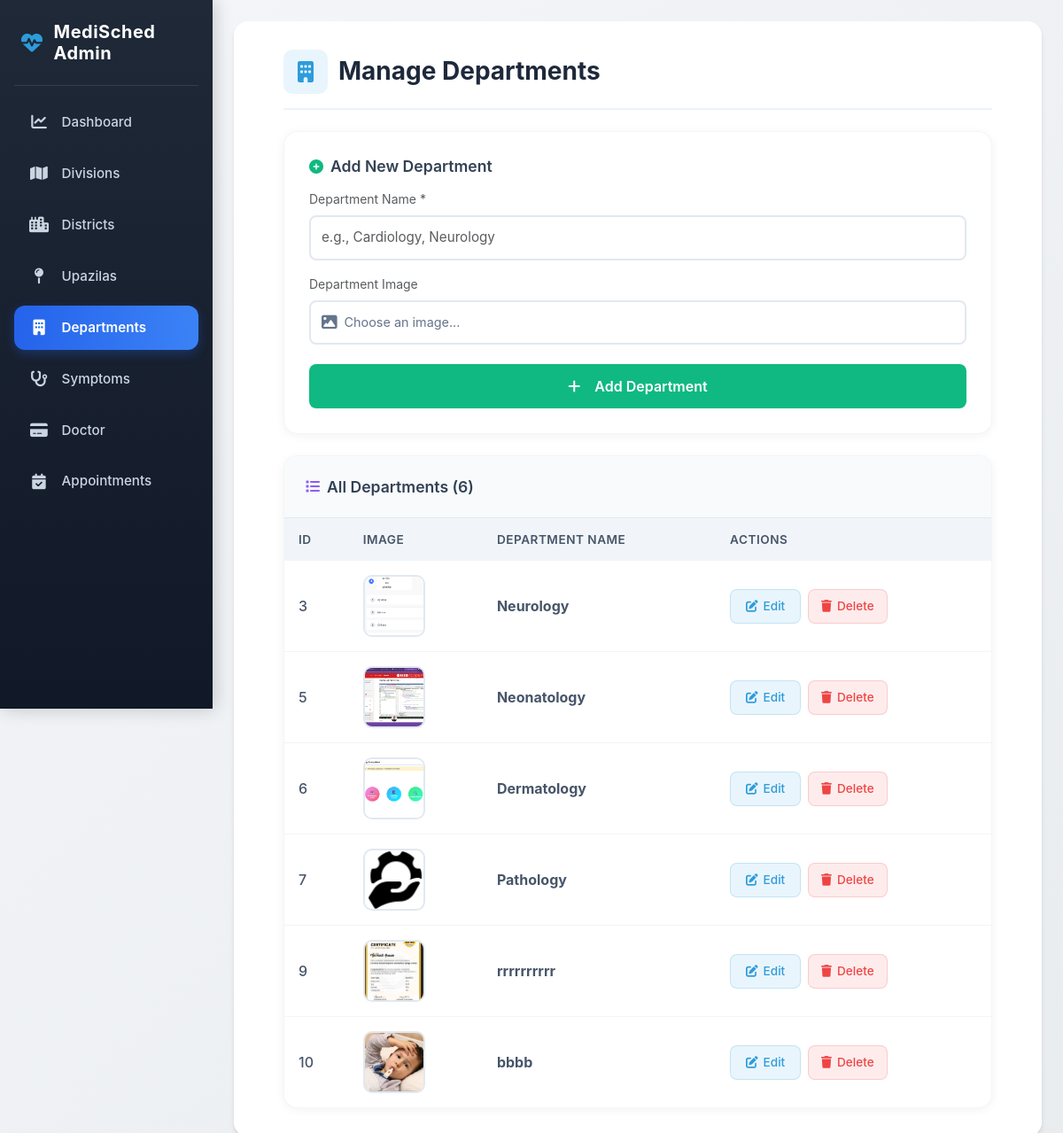
/adminapp/departments/, run on the app's committed database.
### adminapp/models.py (models this page shows, shortened)
class Department(models.Model):
    department_name = models.CharField(max_length=100, unique=True)
    department_image = models.ImageField(upload_to='department/',  blank=True, null=True)

### adminapp/views.py (the view)
# urls.py: path('departments/', views.department_list, name='department_list'),
def department_list(request):
    departments = Department.objects.all()
    return render(request, 'adminapp/department_list.html', {'departments': departments})

### adminapp/templates/adminapp/department_list.html (shortened to what this page needs)
{% extends 'adminapp/base_admin.html' %}
{% load static %}
{% block content %}
<div class="container-fluid">
  <div class="management-header">
    <h3>
      <i class="fa-solid fa-building"></i>
      Manage Departments
    </h3>
  </div>
  <div class="form-card">
    <h5><i class="fa-solid fa-circle-plus"></i> Add New Department</h5>
    <form method="POST" action="{% url 'add_department' %}" enctype="multipart/form-data">
      <div class="form-row-mobile">
        <div class="form-field">
          <label class="form-label small text-muted mb-2 d-block">Department Name *</label>
          <input type="text" name="department_name" class="form-control"
                 placeholder="e.g., Cardiology, Neurology" required>
        </div>
        <div class="form-field">
          <label class="form-label small text-muted mb-2 d-block">Department Image</label>
          <div class="custom-file-upload">
            <label for="deptImage" class="file-label">
              <i class="fa-solid fa-image"></i>
              <span id="fileName">Choose an image...</span>
            </label>
          </div>
        </div>
        <div class="form-field">
          <button type="submit" class="btn btn-success">
            <i class="fa-solid fa-plus me-2"></i>Add Department
          </button>
        </div>
      </div>
    </form>
  </div>
  <div class="table-card">
    <div class="table-header">
      <h5><i class="fa-solid fa-list"></i> All Departments ({{ departments|length }})</h5>
    </div>
    <div class="table-responsive">
      <table class="table data-table">
        <thead>
          <tr>
            <th>ID</th>
            <th>Image</th>
            <th>Department Name</th>
            <th>Actions</th>
          </tr>
        </thead>
        <tbody>
          {% for dept in departments %}
          <tr>
            <td data-label="ID">{{ dept.id }}</td>
            <td data-label="Image">
              {% if dept.department_image %}
                <img src="{{ dept.department_image.url }}"
                     alt="{{ dept.department_name }}"
                     class="dept-image">
              {% else %}
                <div class="no-image">
                  <i class="fa-solid fa-image"></i>
                </div>
              {% endif %}
            </td>
            <td data-label="Department Name">
              <strong>{{ dept.department_name }}</strong>
            </td>
            <td data-label="Actions">
              <div class="action-buttons">
                <a href="{% url 'edit_department' dept.id %}" class="btn-action btn-edit">
                  <i class="fa-solid fa-pen-to-square"></i> Edit
                </a>
                <a href="{% url 'delete_department' dept.id %}"
                   class="btn-action btn-delete delete-btn"
                   data-name="{{ dept.department_name }}">
                  <i class="fa-solid fa-trash"></i> Delete
                </a>
              </div>
            </td>
          </tr>
          {% endfor %}
        </tbody>
      </table>
    </div>
  </div>
</div>
{% endblock %}

### adminapp/templates/adminapp/base_admin.html (style rules this page uses)
:root { --primary-color: #2D9CDB; --secondary-color: #1f2937; --accent-color: #2563eb; --light-color: #f8f9fa; --dark-color: #1e293b; --success-color: #10b981; --warning-color: #f59e0b; --danger-color: #ef4444; --card-shadow: 0 4px 6px -1px rgba(0, 0, 0, 0.1), 0 2px 4px -1px rgba(0, 0, 0, 0.06); }
body { background: linear-gradient(135deg, #f4f6f9 0%, #e9ecef 100%); font-family: 'Inter', 'Segoe UI', system-ui, -apple-system, sans-serif; min-height: 100vh; overflow-x: hidden; }

### data on the page
Department: id "3", department_image (picture), department_name "Neurology"
Department: id "5", department_image (picture), department_name "Neonatology"
Department: id "6", department_image (picture), department_name "Dermatology"
Department: id "7", department_image (picture), department_name "Pathology"
Department: id "9", department_image (picture), department_name "rrrrrrrrrr"
Department: id "10", department_image (picture), department_name "bbbb"

### other printed values
{{ departments|length }} "6"
